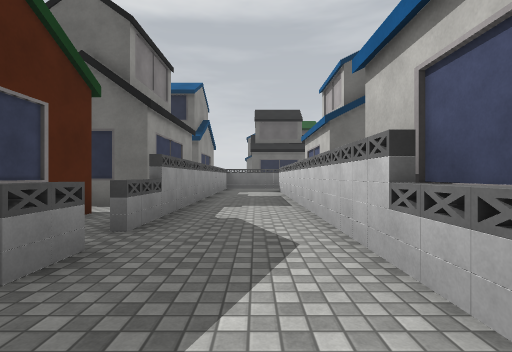
view 1 (above)

24 first-person views from a walk through a Unity game level. The camera is 1.3 m above the floor, looks level and sees 85° across. The floor is counted in squares, 2 m on a side. Each view is taken from the middle of a square. On the plan, view 1 faces up. The plan holds only what a view shows up to about 9 squares ahead; the rest is blank. The place goes on beyond the plan. The player is left out. Surface patterns are stand-ins for the level's own textures.

view 2
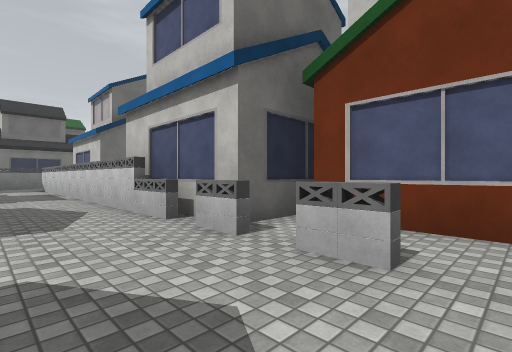

view 3
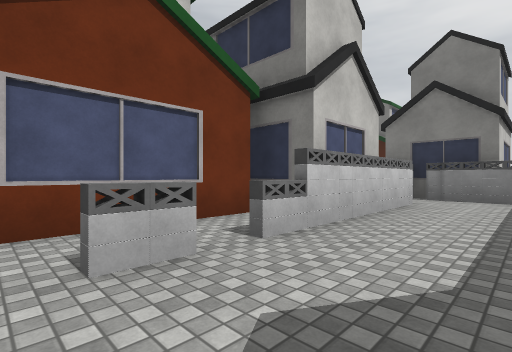

view 4
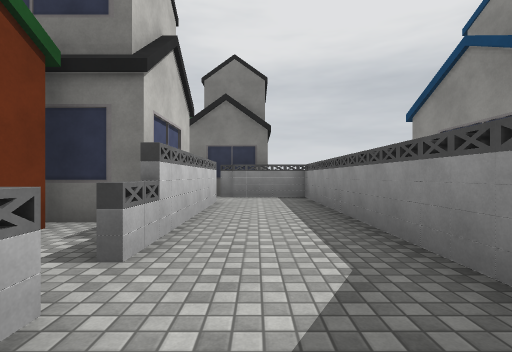

view 5
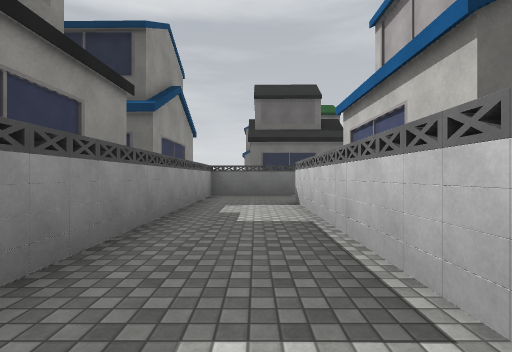

view 6
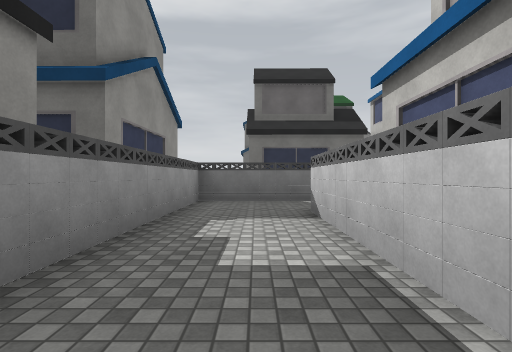

view 7
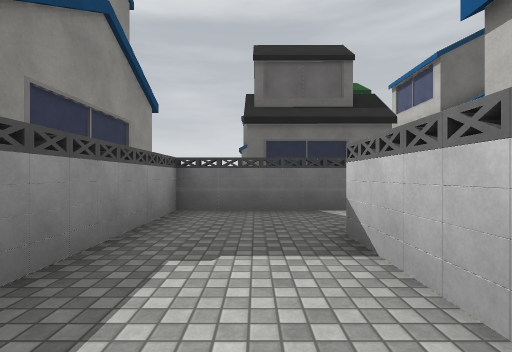

view 8
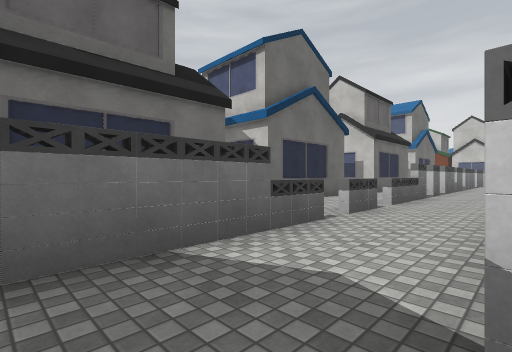

view 9
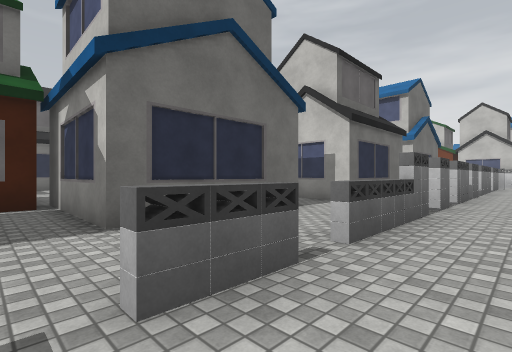

view 10
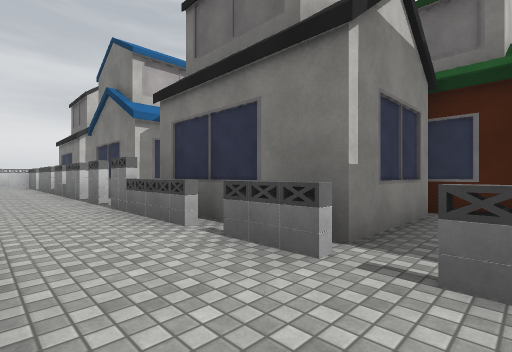

view 11
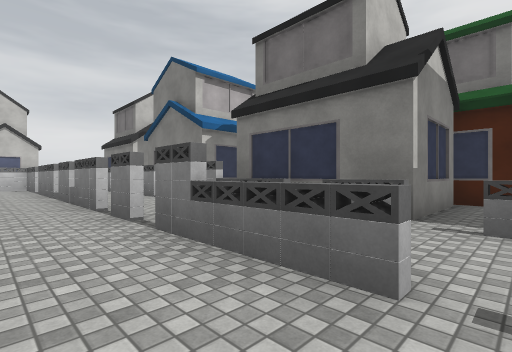

view 12
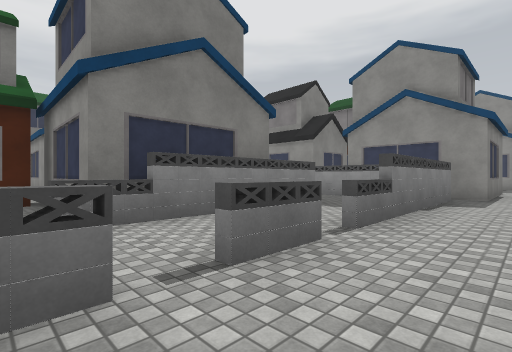

view 13
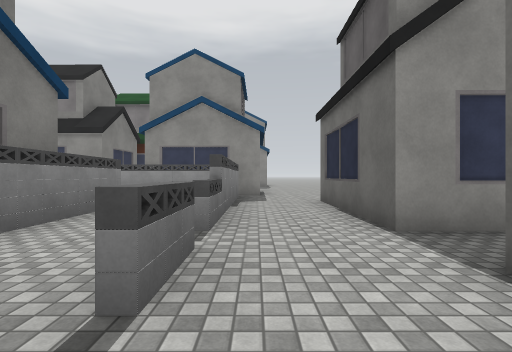

view 14
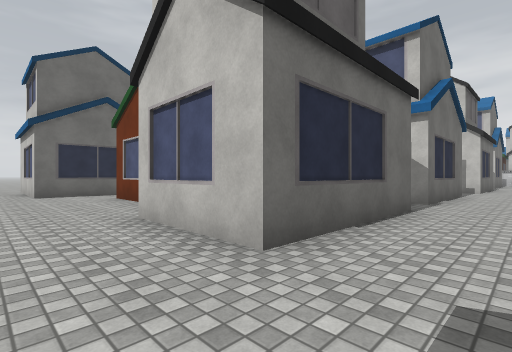

view 15
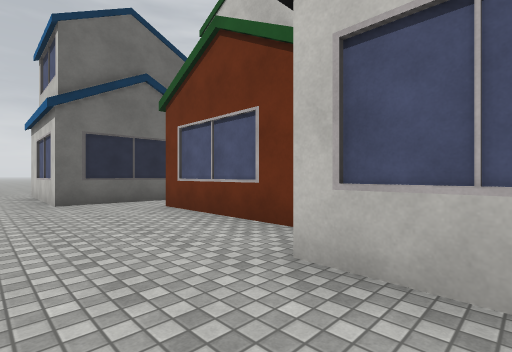

view 16
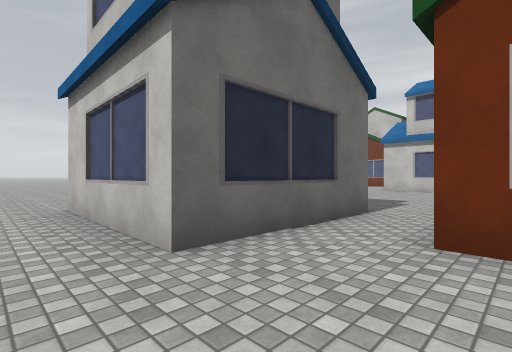

view 17
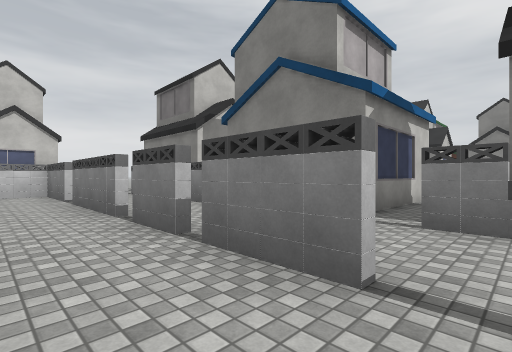

view 18
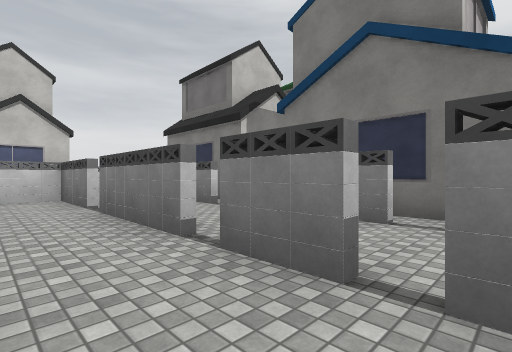

view 19
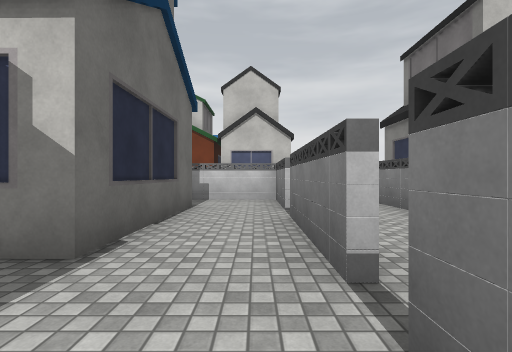

view 20
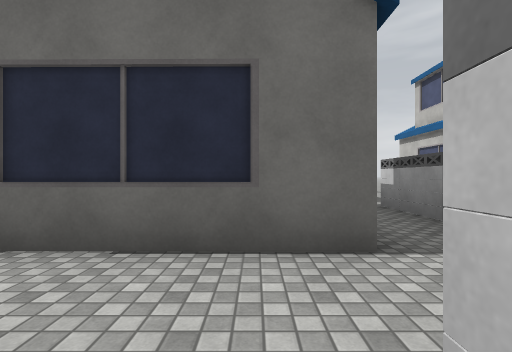

view 21
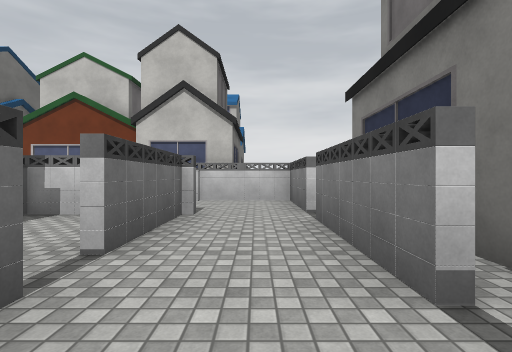

view 22
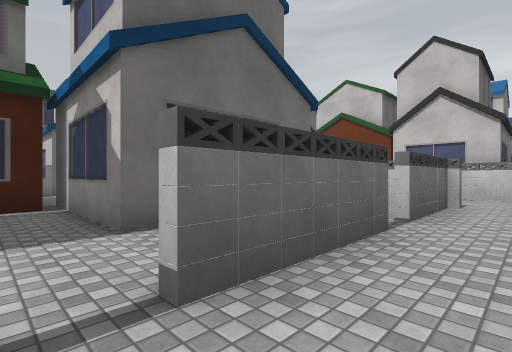

view 23
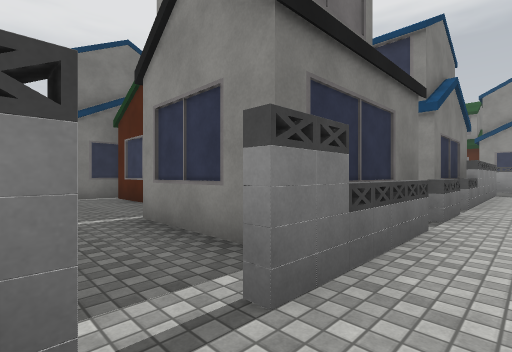

view 24
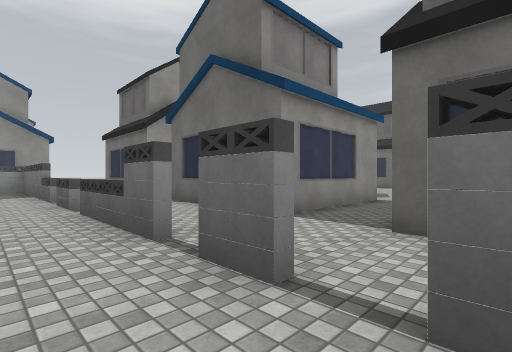

### Floor plan
Key: @ floor where view 1 was taken; # wall or solid block; x gap in a wall; . floor; = window, fence, low wall or low ledge; O other object.
Columns run from 2 left of view 1 to 23 right of it. Each row starts with its distance up from view 1.
 34  ..
 33  ..
 32 ...
 31 ..
 30 ..
 29 ..
 28 ..
 27 .#                 O
 26 .##   .....        O
 25 ..#O##.....
 24 ........
 23 ...#
 22 ...#   O          O
 21 ...#   #          O     x
 20 ...#  ##   #.    ##     x
 19 ..O   .#   #.    ..    .#
 18 ..#   .#   O.O   ..   O.#
 17 ..####.##O##.#   ..####.#
 16 ........................#
 15 ........................#
 14 #####=.=.==xxxxxxxx##.###.
 13 O.........................
 12 #..######.#.##x#.###.#####
 11 #..######.###O.###   #
 10 #..#    O.  ##.O
  9 #..#    #.   #.O
  8 O..#    ##   ..#
  7 O..#         ..
  6 #..#        #.
  5 #..#        #.
  4 =..#        ##
  3 ...##        O
  2 =..##  O     O
  1  ..##  O
  0  .@##O     OO
 -1  ....O
 -2  ..=.#
 -3 #..x.#
 -4 #..#.#
 -5 #..#O#
 -6 #..#
 -7 #..#
 -8 #..#
 -9 #...
-10 ###O#
-11
-12   O
-13   O

Positions as (right, up) in squares from view 1, and headings:
1: (0, 0), facing up
2: (-1, -3), facing up-right
3: (-1, -1), facing down-right
4: (0, -1), facing down
5: (0, 5), facing up
6: (0, 7), facing up
7: (0, 9), facing up
8: (0, 12), facing up-right
9: (4, 13), facing up-right
10: (6, 14), facing down-right
11: (6, 16), facing down-right
12: (7, 16), facing down-left
13: (7, 15), facing left
14: (-2, 15), facing up-right
15: (-2, 18), facing up-right
16: (-2, 23), facing up-right
17: (11, 16), facing down-right
18: (13, 16), facing down-right
19: (14, 15), facing right
20: (19, 14), facing up
21: (17, 13), facing right
22: (15, 13), facing up-right
23: (13, 13), facing down-left
24: (12, 13), facing up-left
